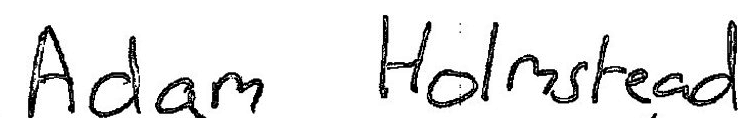
#> input picture segmentation/adam.png, 750 x 118 px
$ python segment_old.py   (Python 2 division)
#> lines starting #> are read from the running program, lines starting #| are printed output that depends on the picture; after the words box and inside, x2 and y2 are one past the last pixel; in counts of white or black regions, pixels touching at a corner belong together
### segmentation/classify.py
import os
import glob
import collections
import math
import numpy as np
import pdb
import pickle
import cv2

from skimage import feature as image_feature
from sklearn import svm, neighbors


# how many training images we have for each letter
NUM_IMAGES_PER_LETTER = 55

# where images are located
BASE_IMAGE_DIR = './cropped'

# letters correspond to directories where images are stored
LETTERS = 'abcdefghijklmnopqrstuvwxyzABCDEFGHIJKLMNOPQRSTUVWXYZ'

# file to store the classifier in
CLASSIFIER_FILE_NAME = 'classifier-knn'


# [25 lines left out: function read_training_images, not called in this run]


def compute_features(image, preprocess=False):
  """
  Returns the important features within the given image. If preprocess is true,
  this function preprocesses the image in three steps before computing features:

  1) Convert the image to grayscale
  2) Apply a gaussian blur
  3) Threshold the image
  """
  if preprocess:
    image = cv2.cvtColor(image, cv2.COLOR_BGR2GRAY)
    image = cv2.GaussianBlur(image, (5, 5), 8)
    value, image = cv2.threshold(image, 200, 255, cv2.THRESH_BINARY)

  max_y, max_x = image.shape

  # Ensure that image width and height are greater than 8 pixels
  shortest_len = min(max_y, max_x)
  if shortest_len < 9:
    resize_ratio = 9.0 / shortest_len
    new_width = int(math.ceil(max_x * resize_ratio))
    new_height = int(math.ceil(max_y * resize_ratio))
    image = cv2.resize(image, (new_width, new_height))
    max_y, max_x = image.shape

  features = image_feature.hog(image, pixels_per_cell=(max_x / 3, max_y / 3),
    cells_per_block=(2, 2))
  # print int(np.floor(shape_x // (shape_x / 3)))
  # print int(np.floor(shape_y // (shape_y / 3)))
  return features


# [46 lines left out: functions train, store_classifier, read_classifier, not called in this run]

if __name__ == '__main__':
  print 'Reading training images...'
  images, gray_images = read_training_images()

  print 'Training...'
  classifier = train(gray_images)

  print 'Storing classifier...'
  store_classifier(classifier)

### segmentation/segment_old.py
import numpy as np
import cv2
import classify

image = cv2.imread('adam.png')
#> image is the input picture: shape (118, 750, 3); min 0, max 255, mean 229.9
image_gray = cv2.cvtColor(image, cv2.COLOR_BGR2GRAY)
splits = range(0, image.shape[1], 20)
#> splits = 38 values from 0 to 740

for split in splits:
  cv2.line(image, (split, 0), (split, image.shape[0]), (255, 0, 0))
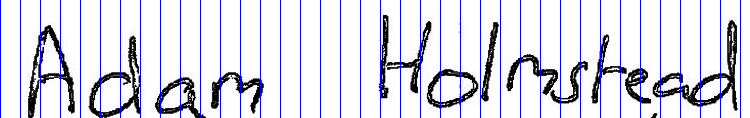
#> image: shape (118, 750, 3); 5.07% of pixels changed, all inside (x1, y1, x2, y2) = (0, 0, 741, 118)
cv2.imshow('adam', image)

start = splits[8]
#> start = 160
for split in splits[10:25]:
  sub_image = image_gray[70 : image.shape[0], start : split]
  sub_image = cv2.GaussianBlur(sub_image, (5, 5), 8)

  value, sub_image = cv2.threshold(sub_image, 200, 255, cv2.THRESH_BINARY)
  cv2.imshow('sub_image', sub_image)

#> (the run stopped early here; a loop or call above may not have finished)

$ run again, with segmentation/ben.png copied over segmentation/adam.png
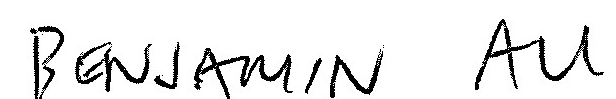
#> input picture segmentation/ben.png, 616 x 99 px
#> image is the input picture: shape (99, 616, 3); min 0, max 255, mean 232.9
#> after the loop `for split in splits:`:
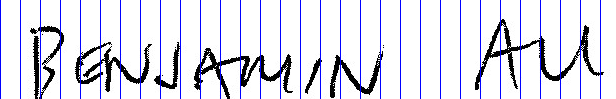
#> image: shape (99, 616, 3); 5.03% of pixels changed, all inside (x1, y1, x2, y2) = (0, 0, 601, 99)

$ run again, with segmentation/bonnie.png copied over segmentation/adam.png
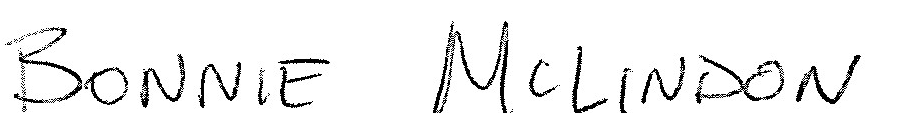
#> input picture segmentation/bonnie.png, 912 x 113 px
#> image is the input picture: shape (113, 912, 3); min 0, max 255, mean 239.5
#> after the loop `for split in splits:`:
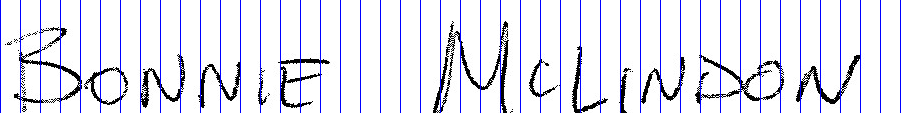
#> image: shape (113, 912, 3); 5.04% of pixels changed, all inside (x1, y1, x2, y2) = (0, 0, 901, 113)
